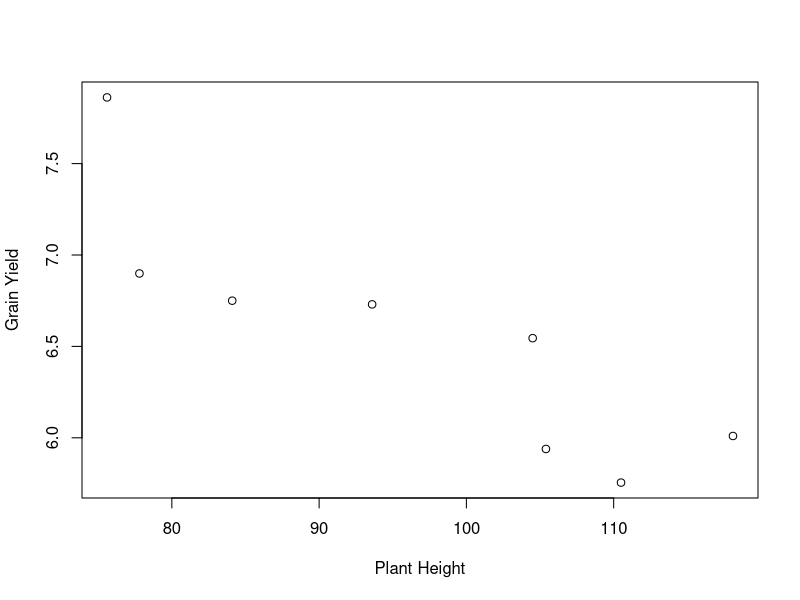
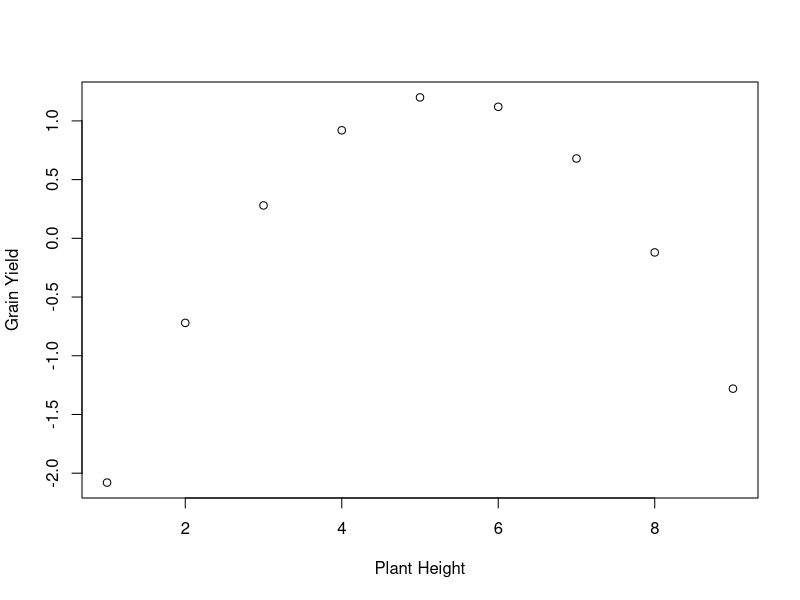

The R script that drew these images, in order:


#1

combined <- data.frame(x = c(110.5, 105.4, 118.1, 104.5, 93.6, 84.1, 77.8, 75.6), y = c(5.755, 5.939, 6.010, 6.545, 6.730, 6.750, 6.899, 7.862))
coef(lm(combined))

anova(lm(combined))
summary(lm(combined))

plot(combined$x, combined$y, xlab = "Plant Height", ylab = "Grain Yield")
abline(lm(combined))
confint(lm(combined))
anova(lm(combined))

predict(lm(combined, newdata = data.frame(x = 100), interval = "prediction"))



combined_2 <- data.frame(x = c(1, 2, 3, 4, 5, 6, 7, 8, 9),y = c(-2.08, -0.72, 0.28, 0.92, 1.20, 1.12, 0.68, -0.12, -1.28))

plot(combined_2$x, combined_2$y, xlab = "Plant Height", ylab = "Grain Yield")
anova(lm(combined_2))
confint(lm(combined_2))


